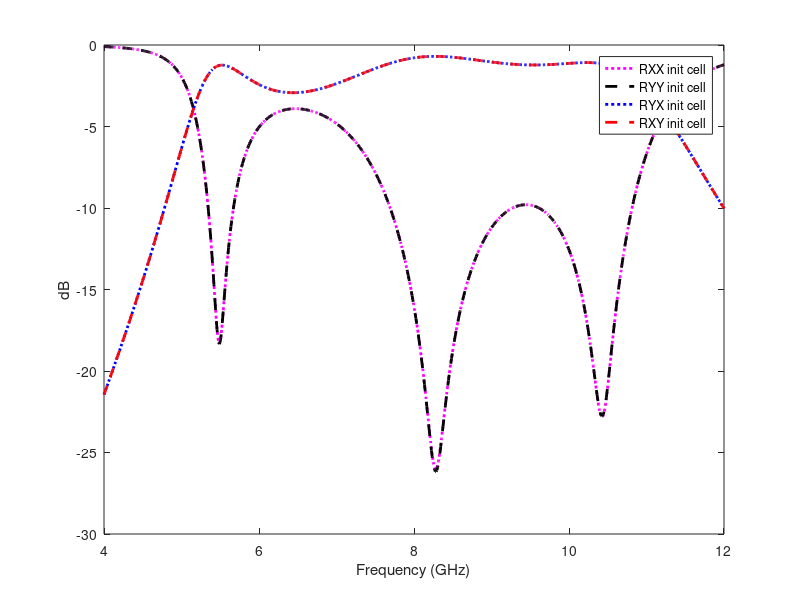
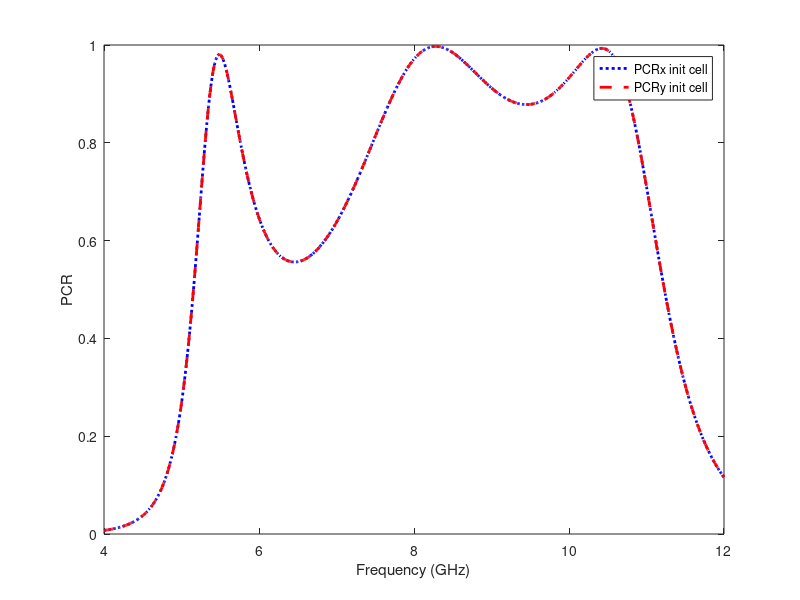
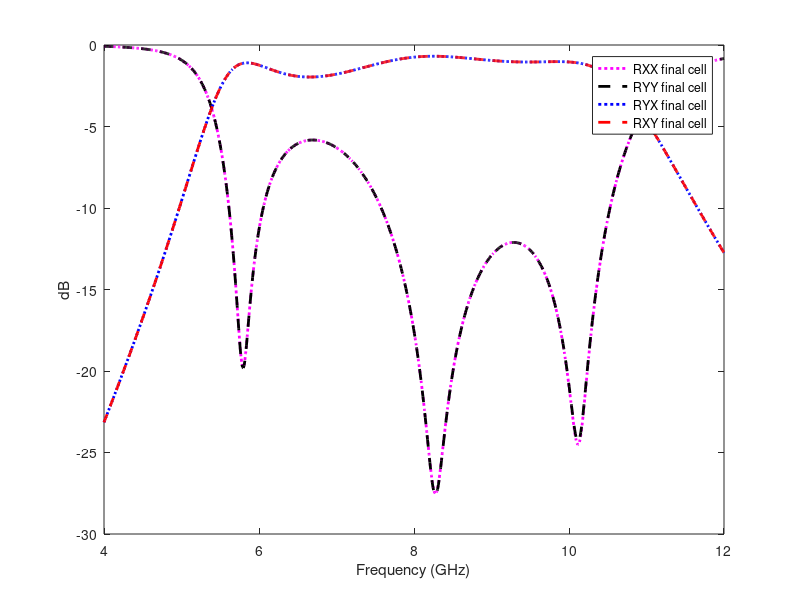
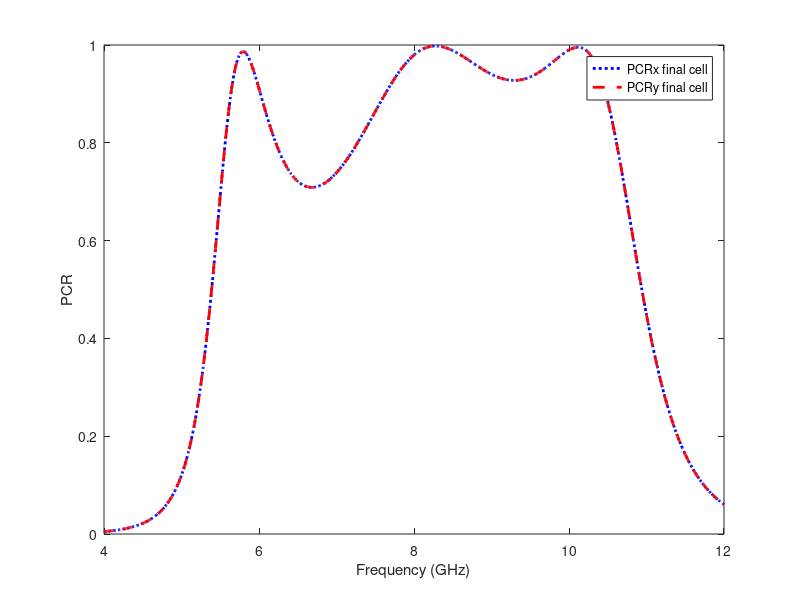

The MATLAB source for these figures, in order: (Note: this script raises an error after producing the figures.)
clc
clear all
close all 

%% CROSS POLARIZZAZIONE init cell

% Importa i dati dal file di testo
rXXinit = importdata('RXXinitcell.txt');
rXYinit = importdata('RXYinitcell.txt');
rYYinit = importdata('RYYinitcell.txt');
rYXinit = importdata('RYXinitcell.txt');

% Estrai colonne specifiche
freq_init = rXXinit.data(:, 1);

rxx_in = rXXinit.data(:, 2);
rxy_in = rXYinit.data(:, 2);
ryy_in = rYYinit.data(:, 2);
ryx_in = rYXinit.data(:, 2);

figure
plot(freq_init(200:1001), mag2db(rxx_in(200:1001)),':m', 'LineWidth', 2);
hold on
plot(freq_init(200:1001), mag2db(ryy_in(200:1001)),'--k', 'LineWidth', 2);
hold on
plot(freq_init(200:1001), mag2db(ryx_in(200:1001)),':b', 'LineWidth', 2);
hold on
plot(freq_init(200:1001), mag2db(rxy_in(200:1001)),'--r', 'LineWidth', 2);
xlim('tight');
xlabel('Frequency (GHz)');
ylabel('dB');
legend('RXX init cell', 'RYY init cell','RYX init cell', 'RXY init cell');

for i=1:length(rxx_in)
PCRx_in(i) = (abs(ryx_in(i)))^2/((abs(ryx_in(i)))^2+(abs(rxx_in(i)))^2);
PCRy_in(i) = (abs(rxy_in(i)))^2/((abs(rxy_in(i)))^2+(abs(ryy_in(i)))^2);
end

figure
plot(freq_init(200:1001), PCRx_in(200:1001),':b', 'LineWidth', 2);
hold on
plot(freq_init(200:1001), PCRy_in(200:1001),'--r', 'LineWidth', 2);
xlim('tight');
xlabel('Frequency (GHz)');
ylabel('PCR');
legend('PCRx init cell', 'PCRy init cell');

%% CROSS POLARIZZAZIONE final cell

% Importa i dati dal file di testo
rXX = importdata('RXX.txt');
rXY = importdata('RXY.txt');
rYY = importdata('RYY.txt');
rYX = importdata('RYX.txt');

% Estrai colonne specifiche
freq = rXX.data(:, 1);

rxx = rXX.data(:, 2);
rxy = rXY.data(:, 2);
ryy = rYY.data(:, 2);
ryx = rYX.data(:, 2);

figure
plot(freq(200:1001), mag2db(rxx(200:1001)),':m', 'LineWidth', 2);
hold on
plot(freq(200:1001), mag2db(ryy(200:1001)),'--k', 'LineWidth', 2);
hold on
plot(freq(200:1001), mag2db(ryx(200:1001)),':b', 'LineWidth', 2);
hold on
plot(freq(200:1001), mag2db(rxy(200:1001)),'--r', 'LineWidth', 2);
xlim('tight');
xlabel('Frequency (GHz)');
ylabel('dB');
legend('RXX final cell', 'RYY final cell','RYX final cell', 'RXY final cell');

for i=1:length(rxx)
PCRx(i) = (abs(ryx(i)))^2/((abs(ryx(i)))^2+(abs(rxx(i)))^2);
PCRy(i) = (abs(rxy(i)))^2/((abs(rxy(i)))^2+(abs(ryy(i)))^2);
end

figure
plot(freq(200:1001), PCRx(200:1001),':b', 'LineWidth', 2);
hold on
plot(freq(200:1001), PCRy(200:1001),'--r', 'LineWidth', 2);
xlim('tight');
xlabel('Frequency (GHz)');
ylabel('PCR');
legend('PCRx final cell', 'PCRy final cell');

%% CONFRONTO DEI DUE PCR init e final cell

figure
plot(freq_init(200:1001), PCRx_in(200:1001),'r', 'LineWidth', 2);
hold on
plot(freq(200:1001), PCRx(200:1001),'b', 'LineWidth', 2);
xlim('tight');
xlabel('Frequency (GHz)');
ylabel('PCR');
legend('PCRx init cell', 'PCRx final cell');

%% VARIAZIONE ANGOLO elevaz theta FINAL CELL

rXX = importdata('RXX.txt');
rYX = importdata('RYX.txt');
rXX_15 = importdata('RXX_th15.txt');
rYX_15 = importdata('RYX_th15.txt');
rXX_30 = importdata('RXX_th30.txt');
rYX_30 = importdata('RYX_th30.txt');
rXX_45 = importdata('RXX_th45.txt');
rYX_45 = importdata('RYX_th45.txt');
rXX_60 = importdata('RXX_th60.txt');
rYX_60 = importdata('RYX_th60.txt');


% Estrai colonne specifiche
freq = rXX.data(:, 1);

rxx = rXX.data(:, 2);
ryx = rYX.data(:, 2);
rxx_15 = rXX_15.data(:, 2);
ryx_15 = rYX_15.data(:, 2);
rxx_30 = rXX_30.data(:, 2);
ryx_30 = rYX_30.data(:, 2);
rxx_45 = rXX_45.data(:, 2);
ryx_45 = rYX_45.data(:, 2);
rxx_60 = rXX_60.data(:, 2);
ryx_60 = rYX_60.data(:, 2);

figure
plot(freq(200:1001), mag2db(rxx(200:1001)),':m', 'LineWidth', 2);
hold on
plot(freq(200:1001), mag2db(rxx_15(200:1001)),':r', 'LineWidth', 2);
hold on
plot(freq(200:1001), mag2db(rxx_30(200:1001)),':b', 'LineWidth', 2);
hold on
plot(freq(200:1001), mag2db(rxx_45(200:1001)),':g', 'LineWidth', 2);
hold on
plot(freq(200:1001), mag2db(rxx_60(200:1001)),':c', 'LineWidth', 2);
xlim('tight');
xlabel('Frequency (GHz)');
ylabel('dB');
legend('RXX final cell theta=0','RXX final cell theta=15','RXX final cell theta=30','RXX final cell theta=45','RXX final cell theta=60');

figure
plot(freq(200:1001), mag2db(ryx(200:1001)),':m', 'LineWidth', 2);
hold on
plot(freq(200:1001), mag2db(ryx_15(200:1001)),':r', 'LineWidth', 2);
hold on
plot(freq(200:1001), mag2db(ryx_30(200:1001)),':b', 'LineWidth', 2);
hold on
plot(freq(200:1001), mag2db(ryx_45(200:1001)),':g', 'LineWidth', 2);
hold on
plot(freq(200:1001), mag2db(ryx_60(200:1001)),':c', 'LineWidth', 2);
xlim('tight');
xlabel('Frequency (GHz)');
ylabel('dB');
legend('RYX final cell theta=0','RYX final cell theta=15','RYX final cell theta=30','RYX final cell theta=45','RYX final cell theta=60');

%% DIFF PHASE CELLA MIRROR

rYX = importdata('RYX.txt');
rYXmirror = importdata('RYXmirrorcell.txt');

% Estrai colonne specifiche
freq = rYX.data(:, 1);

ryx = rYX.data(:, 2);
ryx_mir = rYXmirror.data(:, 2);

figure
plot(freq(200:1001), mag2db(ryx(200:1001)),':b', 'LineWidth', 2);
hold on
plot(freq(200:1001), mag2db(ryx_mir(200:1001)),'--r', 'LineWidth', 2);
xlim('tight');
xlabel('Frequency (GHz)');
ylabel('dB');
legend('RYX final cell', 'RYX mirror final cell');

phasebase = importdata('Phasecellabase_ryx.txt');
phasemirror = importdata('Phasecellamirror_ryx.txt');

freq_ = phasebase.data(:, 1);

phase_cellabase = unwrap(phasebase.data(:, 2));
phase_cellamirror = unwrap(phasemirror.data(:, 2));

figure
plot(freq_(200:1001), phase_cellabase(200:1001),':c', 'LineWidth', 2);
hold on
plot(freq_(200:1001), phase_cellamirror(200:1001),'--g', 'LineWidth', 2);
hold on
plot(freq_(200:1001), phase_cellabase(200:1001)-phase_cellamirror(200:1001),'k', 'LineWidth', 2);
xlim('tight');
xlabel('Frequency (GHz)');
ylabel('Reflection phase (°)');
legend('Phase Ryx final cell', 'Phase Ryx mirror final cell','Difference of phase');

%% RCS

clc
clear all

RCSpec = importdata('rcs_sq_pec.txt');
RCS4rot = importdata('rcs_sq_4rot.txt');
RCSchess = importdata('rcs_sq_chess.txt');
RCSstessecelle = importdata('rcs_sq_stessecelle.txt');

freq__ = RCSpec.data(:, 1);

rcspec = RCSpec.data(:, 2);
rcs4rot = RCS4rot.data(:, 2);
rcschess = RCSchess.data(:, 2);
rcsstessecelle = RCSstessecelle.data(:, 2);

figure
plot(freq__,rcsstessecelle ,'--r', 'LineWidth', 2);
xlabel('Frequency (GHz)');
ylabel('RCS (square meters)');
legend('RCS stesse celle');
figure
plot(freq__,rcschess ,'--b', 'LineWidth', 2);
xlabel('Frequency (GHz)');
ylabel('RCS (square meters)');
legend('RCS chessboard');
figure
plot(freq__,rcs4rot,'--k', 'LineWidth', 2);
xlabel('Frequency (GHz)');
ylabel('RCS (square meters)');
legend('RCS 4 rotazioni');

figure
plot(freq__,rcs4rot,'--k', 'LineWidth', 2);
hold on
plot(freq__,rcschess,'--b', 'LineWidth', 2);
hold on
plot(freq__,rcsstessecelle,'--r', 'LineWidth', 2);
xlabel('Frequency (GHz)');
ylabel('RCS (square meters)');
legend('RCS 4 rotazioni','RCS chessboard', 'RCS stesse celle');

figure
plot(freq__,rcspec,'--m', 'LineWidth', 2);
hold on
plot(freq__,rcs4rot,'--k', 'LineWidth', 2);
xlabel('Frequency (GHz)');
ylabel('RCS (square meters)');
legend('RCS pec', 'RCS 4 rotazioni');


%% RCS 4 rotazioni theta pol e phi pol (diversi angoli elevation di incidenza)

RCS4rot = importdata('rcs_sq_4rot.txt');
RCS4rot_th30 = importdata('rcs_sq_4rot_th30.txt');
RCS4rot_th60 = importdata('rcs_sq_4rot_th60.txt');

RCS4rot_alpha90_th0 = importdata('rcs_sq_4rot_alpha90_th0.txt');
RCS4rot_alpha90_th30 = importdata('rcs_sq_4rot_alpha90_th30.txt');
RCS4rot_alpha90_th60 = importdata('rcs_sq_4rot_alpha90_th60.txt');

freq__ = RCS4rot.data(:, 1);

rcs4rot = RCS4rot.data(:, 2);
rcs4rot_th30 = RCS4rot_th30.data(:, 2);
rcs4rot_th60 = RCS4rot_th60.data(:, 2);

rcs4rot_alpha90_th0 = RCS4rot_alpha90_th0.data(:, 2);
rcs4rot_alpha90_th30 = RCS4rot_alpha90_th30.data(:, 2);
rcs4rot_alpha90_th60 = RCS4rot_alpha90_th60.data(:, 2);

figure
plot(freq__,rcs4rot,'--m', 'LineWidth', 2);
hold on
plot(freq__,rcs4rot_th30,'--r', 'LineWidth', 2);
hold on
plot(freq__,rcs4rot_th60,'--b', 'LineWidth', 2);
xlabel('Frequency (GHz)');
ylabel('RCS (square meters)');
legend('RCS 4 rotazioni, thetapol theta=0','RCS 4 rotazioni, thetapol theta=30','RCS 4 rotazioni, thetapol theta=60');

figure
plot(freq__,rcs4rot_alpha90_th0,'--g', 'LineWidth', 2);
hold on
plot(freq__,rcs4rot_alpha90_th30,'--k', 'LineWidth', 2);
hold on
plot(freq__,rcs4rot_alpha90_th60,'--c', 'LineWidth', 2);
xlabel('Frequency (GHz)');
ylabel('RCS (square meters)');
legend('RCS 4 rotazioni, phipol theta=0','RCS 4 rotazioni, phipol theta=30','RCS 4 rotazioni, phipol theta=60');

